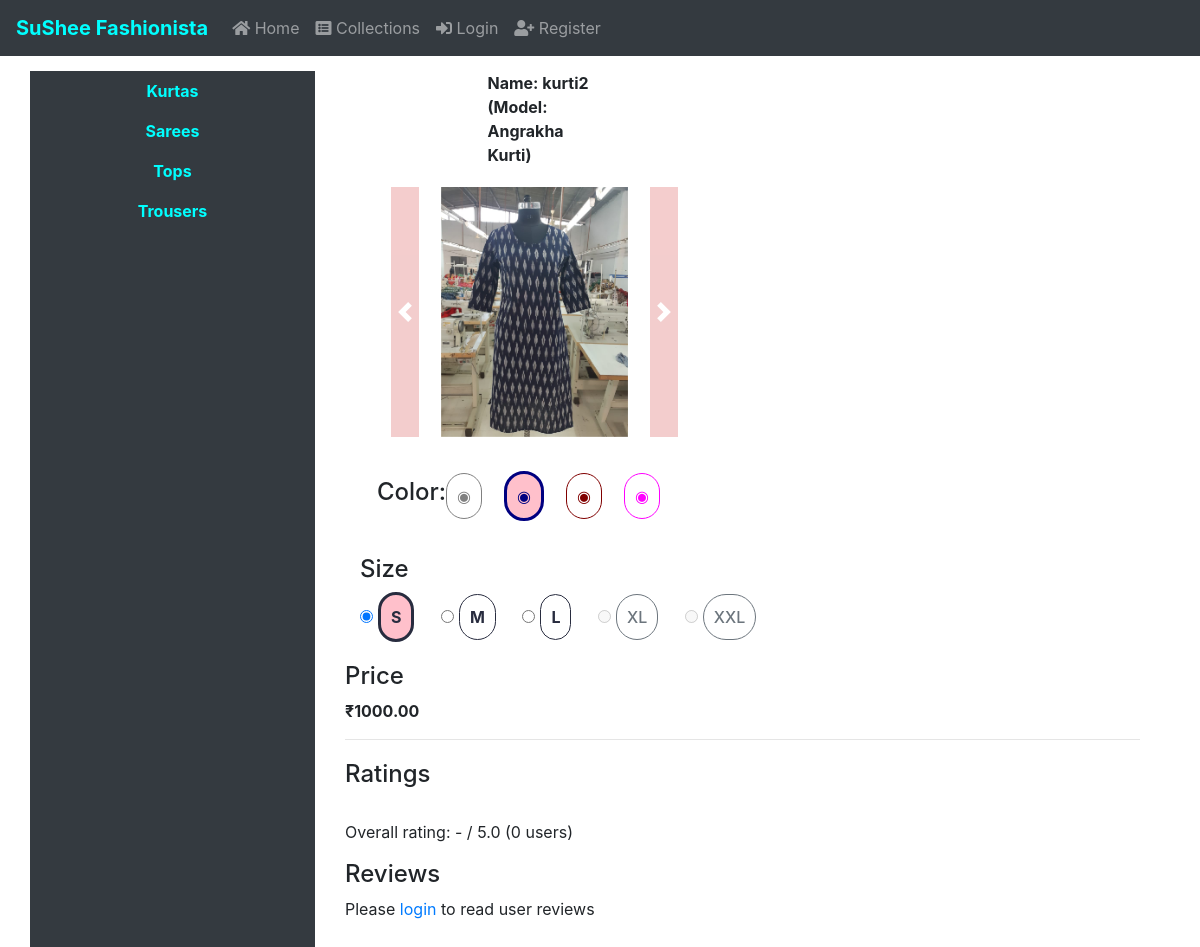
The app's page /kurta/4 with its own data.
### shopping/models.py (models this page shows, shortened)
class KurtaRate(models.Model):
    dresstype = models.CharField(max_length = 25, default="kurta", editable = False)
    name = models.CharField(max_length = 100)
    model = models.CharField(max_length = 25)
    image = models.ManyToManyField(Document, related_name = "kurta_image")
    size = models.ManyToManyField(KurtaSize, related_name = "kurta_size")
    price = models.DecimalField(max_digits = 7, decimal_places = 2)

class Document(models.Model):
    document = models.FileField(upload_to='documents/%Y/%m/%d')
    filename = models.CharField(max_length = 100)
    color = models.ForeignKey(Color, on_delete = models.SET_NULL, null = True, related_name = "dress_color")
    datetime = models.DateTimeField(auto_now_add=True)
    def __str__(self):
        return f"Filename: {self.filename}; Color: {self.color}"

class KurtaSize(models.Model):
    size = models.CharField(max_length = 4, unique = True)
    tofitbust = models.DecimalField(max_digits = 5, decimal_places = 1, validators=[MinValueValidator(1), MaxValueValidator(100)])
    frontlength = models.DecimalField(max_digits = 5, decimal_places = 1, validators=[MinValueValidator(1), MaxValueValidator(100)])
    tofitwaist = models.DecimalField(max_digits = 5, decimal_places = 1, validators=[MinValueValidator(1), MaxValueValidator(100)])
    tofithip = models.DecimalField(max_digits = 5, decimal_places = 1, validators=[MinValueValidator(1), MaxValueValidator(100)])
    def __str__(self):
        return f"{self.size}"

### shopping/views.py (the view, shortened to what this page needs)
# urls.py: path("<str:dress_type>/<int:dress_id>", views.dressitem, name="dressitem"),
def dressitem(request, dress_type, dress_id):
    if not dress_type in rate_dict.keys():
        return render(request, "shopping/index.html", {"message" : "Unknown URL path", "incart_items" : len(incart_items(request))})
    try:
        dress = rate_dict[dress_type]['rate'].objects.get(pk = dress_id)
        dresssize = rate_dict[dress_type]['size'].objects.all()
        dresscolor_obj = rate_dict[dress_type]['rate'].objects.filter(model = dress.model)
    except:
        return render(request, "shopping/index.html", {"message" : "Requested item does not exist"})
    context = {
        "range" : range(1,6),
        "currency" : rupees,
        "dresscolor_obj" : dresscolor_obj,
        "dresssize" : dresssize,
        "dress" : dress,
    }
    if request.user.id:
        context["currentuserinput"] = UserInput.objects.filter(dresspk = dress_id, user = request.user).first()
    context["userinput"] = UserInput.objects.filter(dresspk = dress_id).order_by('-pk')
    context["overall_rating"] = UserInput.objects.filter(dresspk = dress_id).aggregate(Avg("rating"))
    context["overall_rating_count"] = UserInput.objects.filter(dresspk = dress_id).aggregate(Count("rating"))
    context["incart_items"] = len(incart_items(request))
    return render(request, "shopping/dressitem.html", context)

### shopping/models.py (called while the page is built)
    def __str__(self):
        return f"{self.name}"

### shopping/views.py (called while the page is built)
def incart_items(request):
    try:
        items = DressOrder.objects.filter(user = request.user, paid = False)
    except:
        items = []
    return items

### shopping/templates/shopping/dressitem.html (shortened to what this page needs)
{% extends "shopping/layout.html" %}
{% block body %}
{% load static %}
<div class="container">
  <div class="row">
    <div class="col-sm-3 side-menu" id="skipsidemenu0">
      <ul class="nav nav-pills flex-column">
        <li class="nav-item">
          <a class="nav-link dressbtnlayout"id="menu_kurta" data-id="kurta" href="#">Kurtas</a>
        </li>
        <li class="nav-item">
          <a class="nav-link dressbtnlayout" id="menu_saree" data-id="saree" href="#">Sarees</a>
        </li>
        <li class="nav-item">
          <a class="nav-link dressbtnlayout" id="menu_top" data-id="top" href="#">Tops</a>
        </li>
        <li class="nav-item">
          <a class="nav-link dressbtnlayout" id="menu_trouser" data-id="trouser" href="#">Trousers</a>
        </li>
      </ul>
    </div>
    <div class="col-sm-9">
<div class="container">
  <div class="row">
    <div class="col-xs-8 col-md-6 col-lg-6" style="height:100%;">
      <div class="row offset-4">
        <div class="col-sm-6">
          <b>Name: {{dress.name}}<br>(Model: {{dress.model}})</b>
        </div>
      </div>
      <div class="row offset-3">
        <div id="demo1" class="carousel slide" data-ride="carousel" style="margin-top:20px;">
          <div class="carousel-inner" role="listbox">
            {% for image in dress.image.all %}
            {% if image == dress.image.all.0 %}
            <div class="carousel-item active">
              <img src="{{image.document.url}}" alt="{{image}}" class="view-full-size">
            </div>
            {% else %}
            <div class="carousel-item">
              <img src="{{image.document.url}}" alt="{{image}}" class="view-full-size">
            </div>
            {% endif %}
            {% endfor %}
          </div>
          <a class="carousel-control-prev" href="#demo1" data-slide="prev" style="background-color:#c60909; opacity:20%; margin-left:-50px;">
            <span class="carousel-control-prev-icon"></span>
          </a>
          <a class="carousel-control-next" href="#demo1" data-slide="next" style="background-color:#c60909; opacity:20%; margin-right:-50px;">
            <span class="carousel-control-next-icon"></span>
          </a>
        </div>
      </div>
      <br>
      <div class="row offset-1">
        <div class="form-group">
          <h4 style="margin-top:25%; margin-right:20%">Color: </h4>
        </div>
        {% for dresscolor in dresscolor_obj %}
          <div class="form-check form-check-inline">
            {% if dress.image.first.color.code == dresscolor.image.first.color.code %}
              <a class="circlerate" href="{% url 'dressitem' dresscolor.dresstype dresscolor.pk %}" style="color:{{dresscolor.image.first.color.code}}; border:solid; background-color:pink">&#9673;<a>
            {% else %}
              <a class="circlerate" href="{% url 'dressitem' dresscolor.dresstype dresscolor.pk %}" style="color:{{dresscolor.image.first.color.code}}; border: 1px solid;">&#9673;<a>
            {% endif %}
          </div>
        {% endfor %}
      </div>
    </div>
    <br>
    <div class="col" style="height:100%;display:block">
      <div class="col-sm-12">
        <h4>Size</h4>
        {%for size in dresssize %}
        <div class="form-check form-check-inline">
          {% if size in dress.size.all %}
          {% if size == dress.size.all.0 %}
          <input class="form-check-input" type="radio" name="sizeinput" id="option{{size}}" value="{{size.pk}}" checked>
          {% else %}
          <input class="form-check-input" type="radio" name="sizeinput" id="option{{size}}" value="{{size.pk}}">
          {% endif %}
          <label class="form-check-label circlerate" for="option{{size}}"><b>{{size}}</b></label>
          {% else %}
          <input class="form-check-input" type="radio" name="sizeinput" id="option{{size}}" value="{{size.pk}}" disabled>
          <label class="form-check-label circlerate" for="option{{size}}">{{size}}</label>
          {% endif %}
        </div>
        {% endfor %}
      </div>
      <div class="row" style="margin-top:20px;">
        <div class="col-sm-6">
          <h4>Price</h4>
          <b>{{currency}}{{dress.price}}</b>
        </div>
      </div>
    </div>
  </div>
  <hr>
  <div style="margin-top:20px;">
    <h4>Ratings</h4>
    <br>
    <p>Overall rating: {{overall_rating.rating__avg|floatformat:"1"|default:"-"}} / 5.0 ({{overall_rating_count.rating__count}} users) </p>
  </div>
  <div class="">
    <h4>Reviews</h4>
    {% if request.user.id %}
      {% if currentuserinput.review %}
      <p>Your review: {{currentuserinput.review}}</p>
      <form method="post">
        {% csrf_token %}
        <input type="hidden" name="dresspk" value="{{dress.pk}}" />
        <input type="hidden" name="dresstype" value="{{dress.dresstype}}" />
        <input type="hidden" name="todo" value="delete_review" />
        <button type="submit" class="btn btn-danger">Delete Review</button>
      </form>
      {% else %}
      <form method="post">
        {% csrf_token %}
        <div class="form-check">
          <textarea class="form-control" name="reviewinput" id="reviewinput" row="5" value="" placeholder="Enter your review here"></textarea>
          <input type="hidden" name="dresstype" value="{{dress.dresstype}}" />
          <input type="hidden" name="dresspk" value="{{dress.pk}}" />
          <input type="hidden" name="todo" value="review" /></br>
          <button type="submit" class="btn btn-dark">Submit</button>
        </div>
      </form>
      {% endif %}
      <div class="container">
        <ul>
          {% for u in userinput %}
          {% if u.review %}
          <hr>
          <li>
            <span><i class="fa fa-user" style="font-size:26px"></i> {{u.user.username}}: {{u.review}}</span></br>
          </li>
          {% endif %}
          {% endfor %}
        </ul>
      </div>
    {% else %}
      <p>Please <a href="{% url 'login' %}">login</a> to read user reviews</p>
    {% endif %}
  </div>
</div>
</div>
</div>
</div>
{% endblock %}

### shopping/static/shopping/css/mystyle.css (style rules this page uses)
.carousel-inner img { width: 100%; height: 100%; }
.side-menu { background-color: #343a40; text-align: center; height: 175vh; }
.side-menu a { color: cyan; font-weight: bold; }
.circlerate { border: 1px solid #282C3F; -webkit-border-radius: 50px; -moz-border-radius: 50px; border-radius: 50px; padding: 10px; min-width: 25px; height: 25px; width: auto; text-align: center; margin-right: 10px; cursor: pointer; color: #282C3F; -webkit-box-flex: 0; -webkit-flex: 0 0 auto; -moz-box-flex: 0; -ms-flex: 0 0 auto; flex: 0 0 auto; font-weight: 500; block-size: inherit; }
#demo1 img { height: 250px; width: auto; }

### records on screen
KurtaRate: name "kurti2", model "Angrakha Kurti", price "1000.00"
Document: document (picture)
KurtaSize: size "S"
KurtaSize: size "M"
KurtaSize: size "L"
KurtaSize: size "XL"
KurtaSize: size "XXL"

### other values on screen
{{ currency }} "₹"
{{ overall_rating.rating__avg|floatformat:"1"|default:"-" }} "-"
{{ overall_rating_count.rating__count }} "0"
